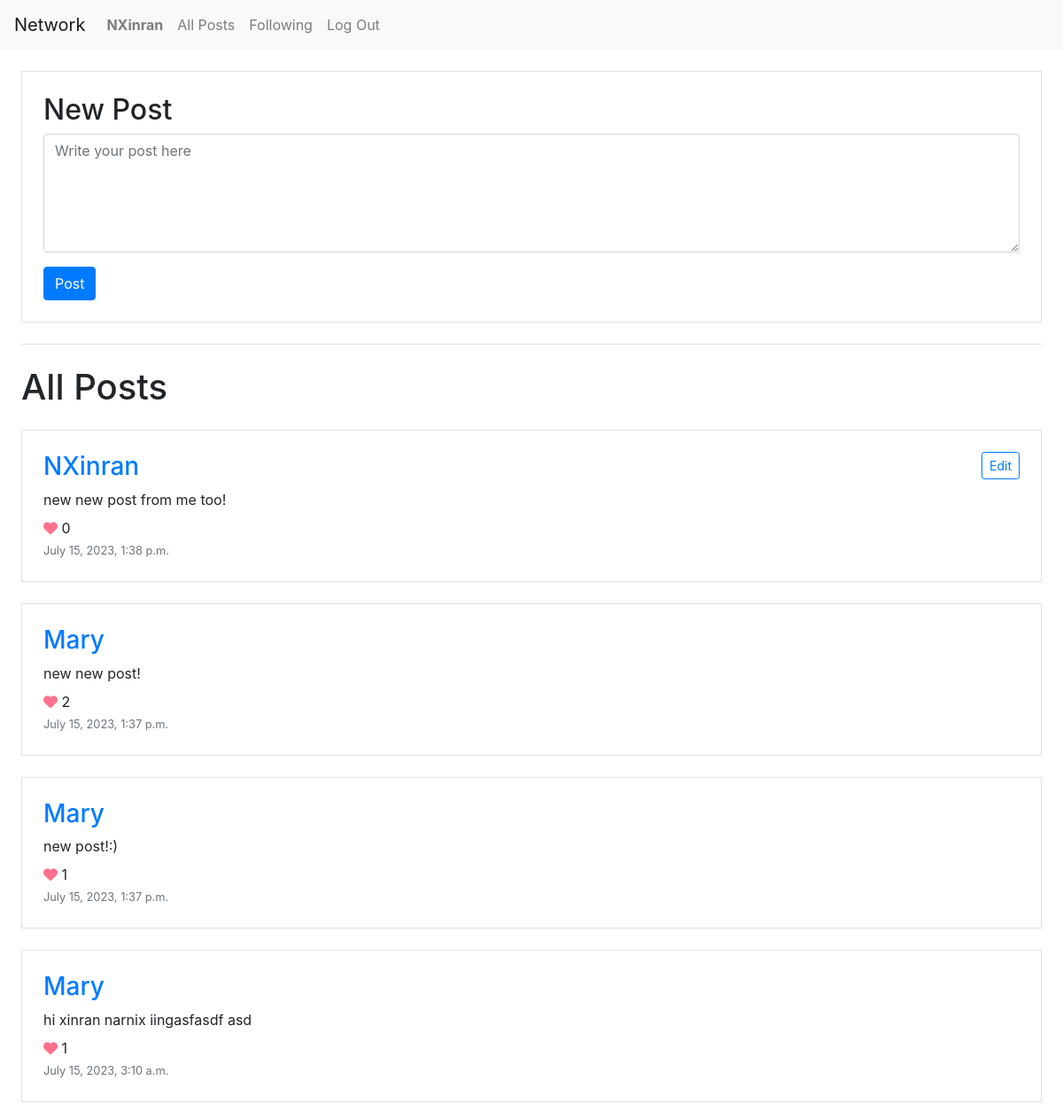
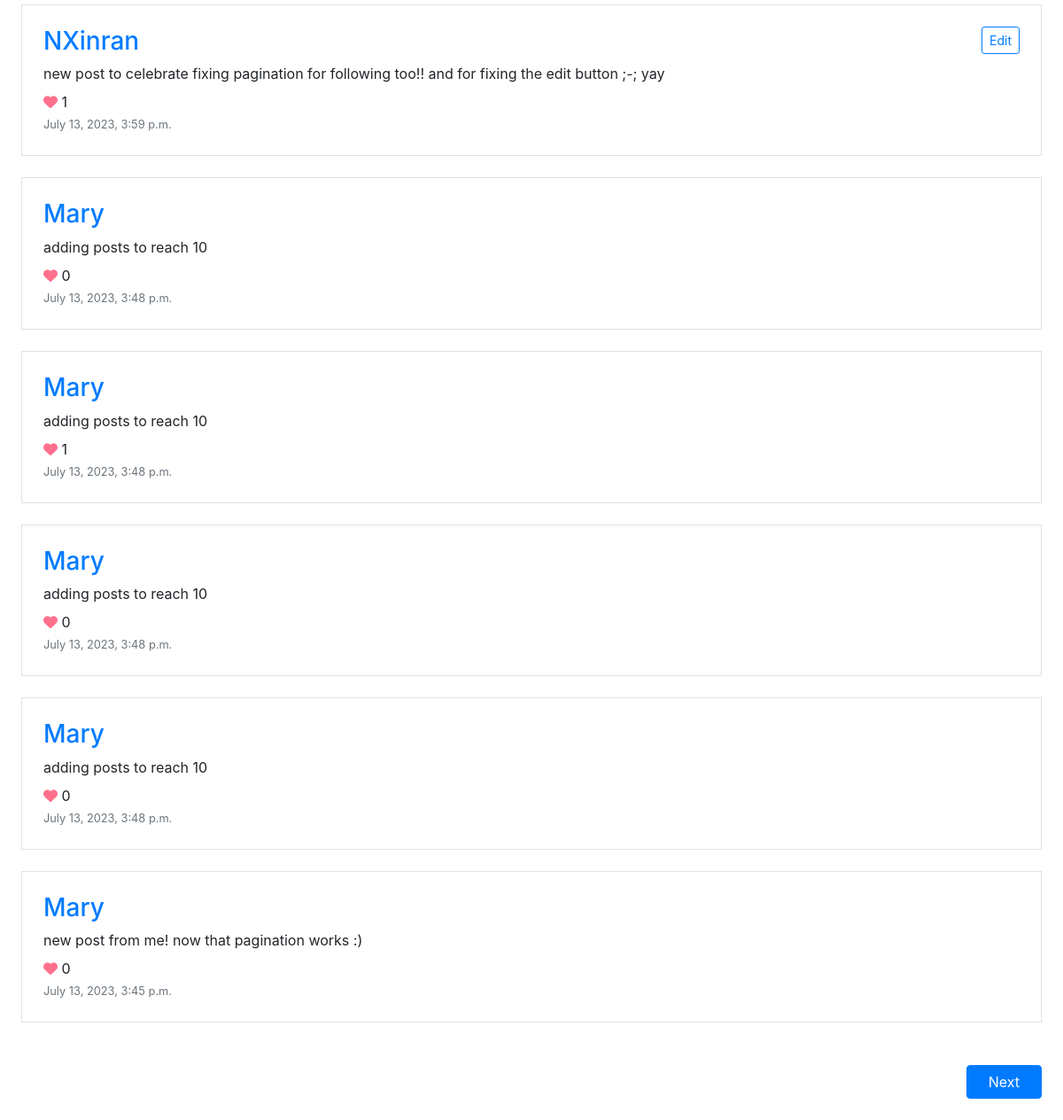
The page / (signed in) on the database as committed earlier (2 pictures, top to bottom).
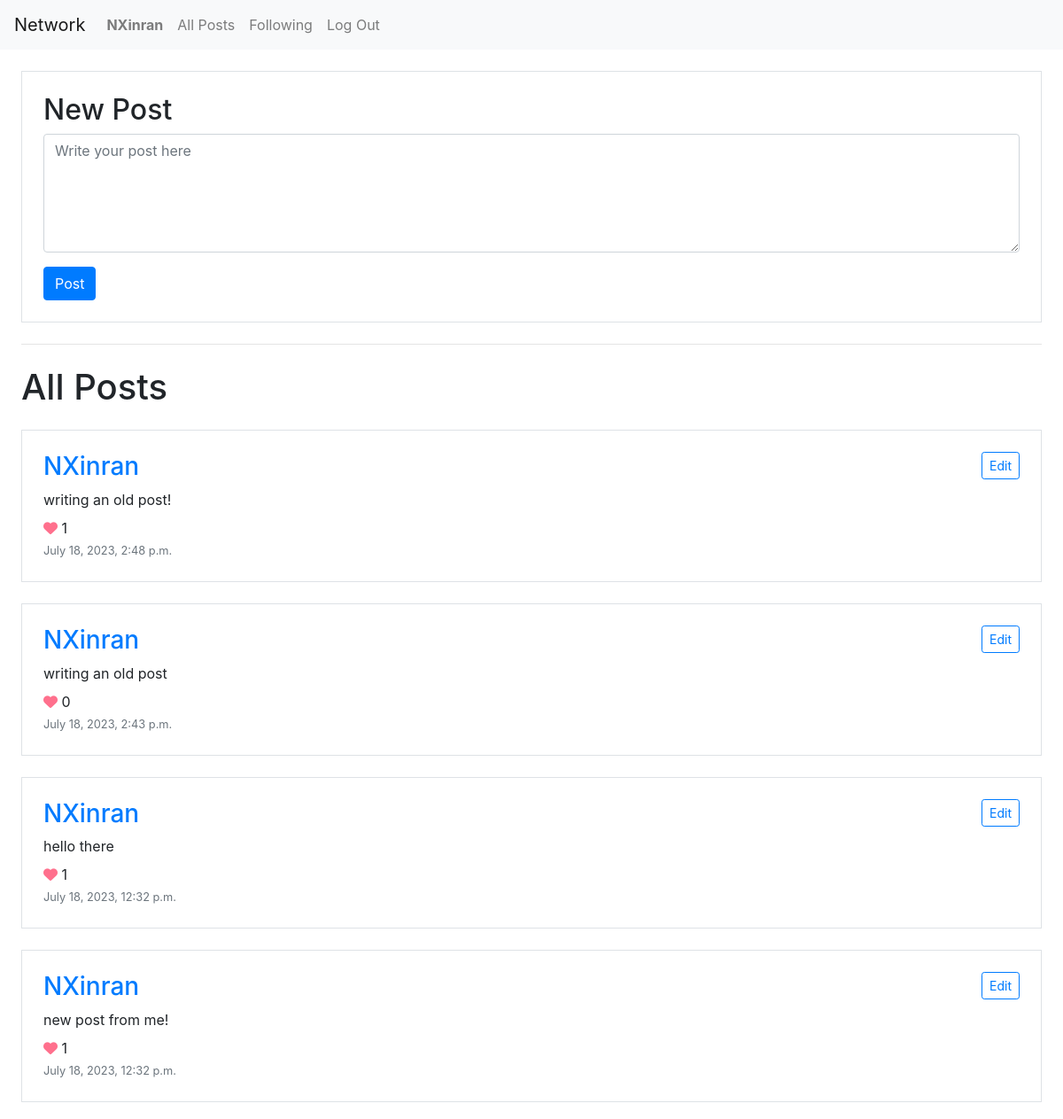
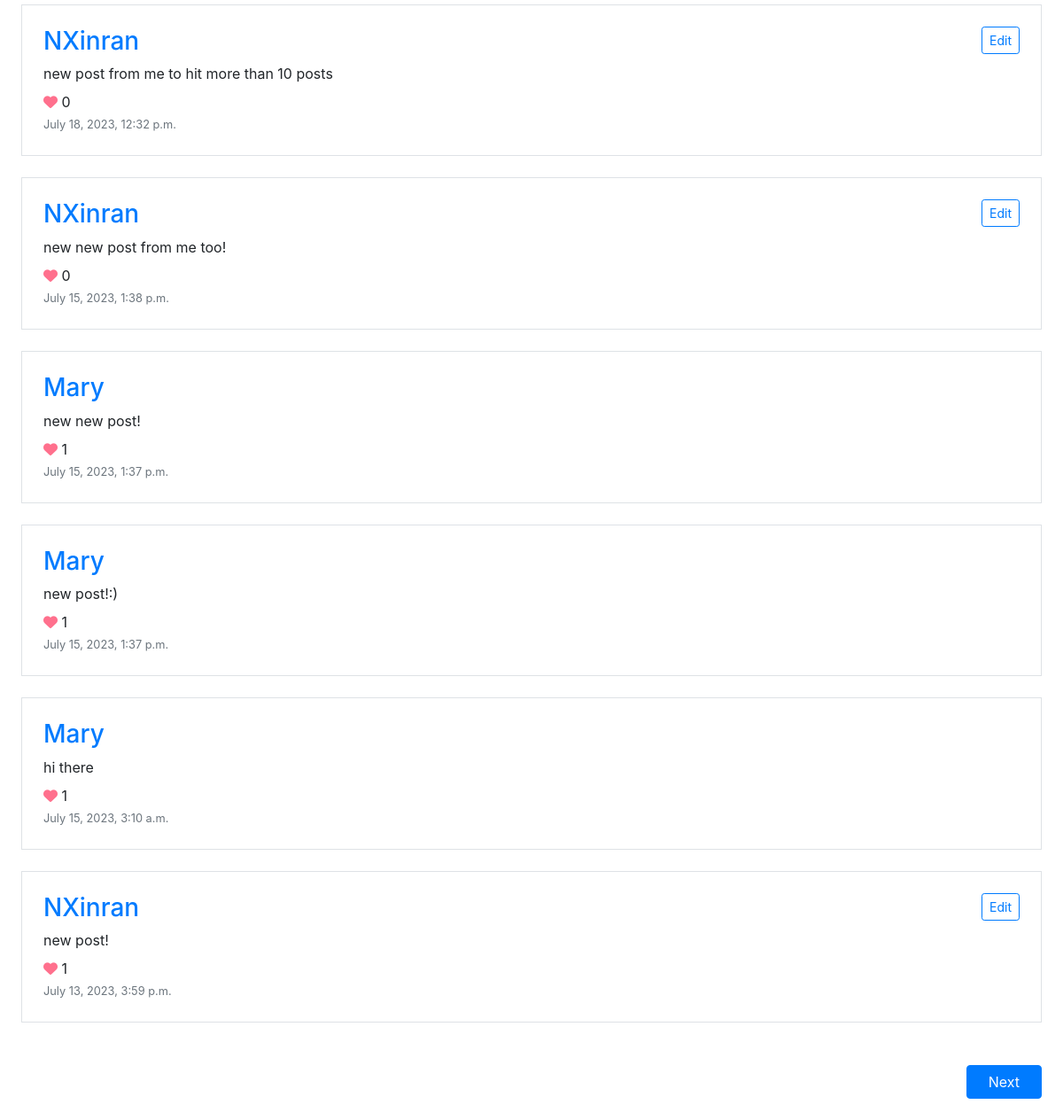
The same page on the database as committed later (2 pictures, top to bottom).
### network/models.py (models this page shows, shortened)
class Post(models.Model):
    user = models.ForeignKey(User, on_delete=models.CASCADE)
    body = models.TextField()
    time = models.DateTimeField()
    likes = models.ManyToManyField(User,
                                   blank=True,
                                   related_name='liked')

class User(AbstractUser):
    followers = models.ManyToManyField('self',
                                        symmetrical = False,
                                        blank=True,
                                        related_name='following')

### network/views.py (the view)
# urls.py: path("", views.index, name="index"),
def index(request):
    if request.method == "POST":
        new_post = Post(
            user = request.user,
            body = request.POST["create_body"],
            time = datetime.now()
        )
        new_post.save()
        return HttpResponseRedirect(reverse("index"))
    else:
        return indexPaged(request, 1)

### network/views.py (called while the page is built)
def indexPaged(request, page):
    allPosts = Post.objects.all().order_by('-time')
    paginator = Paginator(allPosts, 10)
    numPages = paginator.num_pages
    posts = paginator.page(page).object_list
    hasNext = page < numPages
    hasPrev = page != 1
    return render(request, "network/index.html", {
        "posts": posts,
        "hasNext": hasNext,
        "hasPrev": hasPrev,
        "nextPage": page + 1,
        "prevPage": page - 1
    })

### network/templates/network/index.html (shortened to what this page needs)
{% extends "network/layout.html" %}
{% block body %}
    {% if user.is_authenticated %}
        <form action="{% url 'index' %}" class="m-4 p-4 border" method="POST">
            <h2>New Post</h2>
            <div class="form-group">
                <textarea name="create_body"
                class="form-control"
                id="create_body"
                cols="30" rows="5"
                placeholder="Write your post here"
                required></textarea>
            </div>
            <button class="btn btn-primary" type="submit">Post</button>
        </form>
    {% endif %}
    <hr class="mx-4">
    <h1 class="m-4">All Posts</h1>
    {% for post in posts %}
    <div class="m-4 p-4 border">
        <h3 id="post_username" style="cursor:pointer;">
            <a href="{% url 'user' post.user.username 1 %}" style="text-decoration: none;">{{ post.user.username }}</a>
            {% if post.user == request.user %}
                <button onclick="editPost({{post.id}})" id="edit-button-{{post.id}}" class="btn btn-outline-primary btn-sm" style="float:right">Edit</button>
            {% endif %}
        </h3>
        <p class="my-2" id="post-body-{{post.id}}">{{ post.body }}</p>
        <div>
            <i class="fa-solid fa-heart" style="color: #ff708d; cursor:pointer" onclick="toggleLike({{post.id}})"></i>
            <p id="likes-count-{{post.id}}" style="display: inline;">{{ post.likes.count }}</p>
        </div>
        <small class="text-muted">{{ post.time }}</small>
    </div>
    {% endfor %}
    {% if hasNext %}
    <button onclick="goToNextPage()" class="m-4 px-4 btn btn-primary" style="float:right;">Next</button>
    {% endif %}
{% endblock %}

Rows that differ between the two databases and show on the page:
no longer on this page (row unchanged): Post: user.username "Mary", body "adding posts to reach 10", likes.count "0", time "July 13, 2023, 3:48 p.m."
no longer on this page (row unchanged): Post: user.username "Mary", body "adding posts to reach 10", likes.count "1", time "July 13, 2023, 3:48 p.m."
no longer on this page (row unchanged): Post: user.username "Mary", body "adding posts to reach 10", likes.count "0", time "July 13, 2023, 3:48 p.m."
no longer on this page (row unchanged): Post: user.username "Mary", body "adding posts to reach 10", likes.count "0", time "July 13, 2023, 3:48 p.m."
no longer on this page (row unchanged): Post: user.username "Mary", body "new post from me! now that pagination works :)", likes.count "0", time "July 13, 2023, 3:45 p.m."
added Post: user.username "NXinran", body "writing an old post!", likes.count "1", time "July 18, 2023, 2:48 p.m."
added Post: user.username "NXinran", body "writing an old post", likes.count "0", time "July 18, 2023, 2:43 p.m."
added Post: user.username "NXinran", body "hello there", likes.count "1", time "July 18, 2023, 12:32 p.m."
added Post: user.username "NXinran", body "new post from me!", likes.count "1", time "July 18, 2023, 12:32 p.m."
added Post: user.username "NXinran", body "new post from me to hit more than 10 posts", likes.count "0", time "July 18, 2023, 12:32 p.m."
computed for Post "new new post!": likes.count "2" → "1"
changed Post: body "hi xinran narnix iingasfasdf asd" → "hi there"
changed Post: body "new post to celebrate fixing pagination for following too!! and for fixing the edit button ;-; yay" → "new post!"
